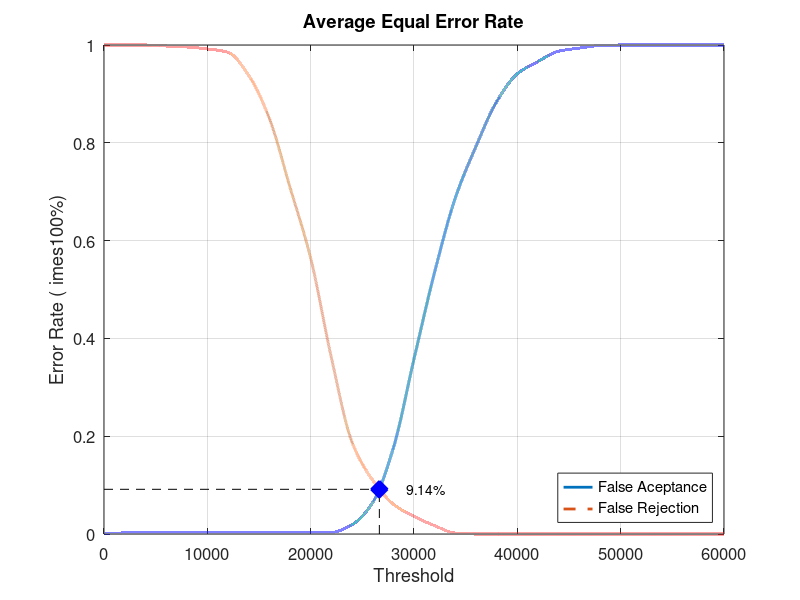
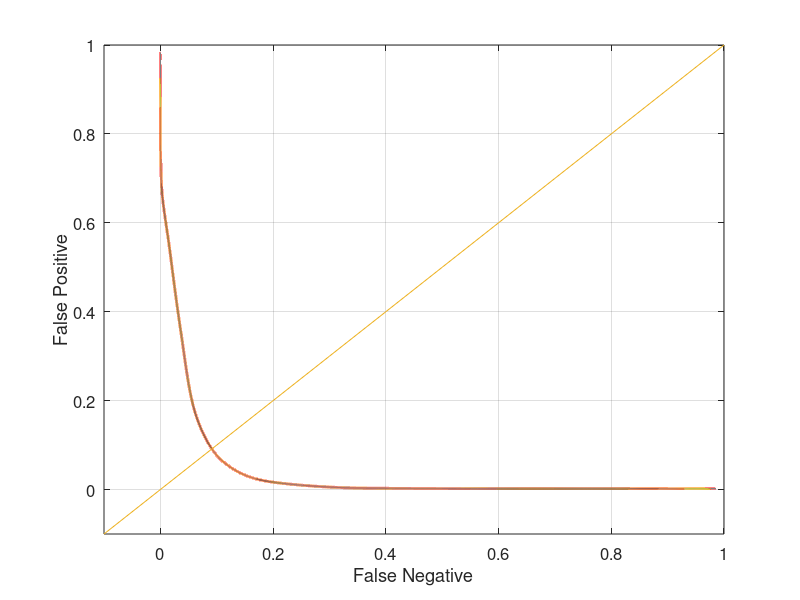

These figures' MATLAB source, in order:
close all;
clear;
clc;
x = 0:2000:60000;
xq = 0:0.5:60000;

y0 = [0 0.00210526 0.00210526 0.00210526 0.00210526 0.00210526 0.00210526 0.00210526 0.00210526 0.00210526 0.00210526 0.0031579 0.0189474 0.0642105 0.175789 0.357895 0.535789 0.687368 0.792632 0.88421 0.941053 0.966316 0.987368 0.993684 0.998947 1 1 1 1 1 1]
yy0 = interp1(x, y0, xq, 'pchip');
y1 = [1 1 1 0.998 0.996 0.992 0.985 0.938 0.85 0.709 0.564 0.361 0.188 0.11 0.061 0.036 0.017 0.002 0 0 0 0 0 0 0 0 0 0 0 0 0]
yy1 = interp1(x, y1, xq, 'pchip');

% Calculating EER: 
y2 = abs(y0 - y1);
find(y2 == min(y2))
yy2 = abs(yy0 - yy1);
xEER = find(yy2 == min(yy2));
xEERIndex = xq(xEER) % X-axis EER
yEER = yy0(xEER) % Y-axis EER

main = figure
plot(xq, yy0,'-','LineWidth', 2);	hold on
plot(xq, yy1,'--','LineWidth', 2);	hold on
plot([xEERIndex xEERIndex], [0 yEER], 'k--');	hold on
plot([0 xEERIndex], [yEER yEER], 'k--');	hold on
plot(xEERIndex, yEER, 'bx', 'LineWidth', 10);	hold on
text(xEERIndex + 10 * xEERIndex / 100, yEER, [num2str(round((10000 * yEER)) / 100) '%'])
legend('False Aceptance', 'False Rejection', 'Location', 'SouthEast')
xlabel('Threshold')
ylabel('Error Rate (	imes100%)')
title('Average Equal Error Rate')
set(gca, 'FontSize', 12)
axis([0 60000 0 1])
grid on

print(main, 'Database3AverageMain', '-dpng');
FNRxFPR = figure('Color', [1 1 1]);
plot(yy1, yy0, '-', yy1, yy0, 'LineWidth', 2);
hold on
y = -0.1:0.1:1
plot(y, y); 
set(gca, 'FontSize', 12)
xlabel('False Negative')
ylabel('False Positive')
axis([-0.1 1 -0.1 1])
set(gca, 'FontSize', 12)
grid on

print(FNRxFPR, 'Database3AverageFNRxFPR','-dpng');
